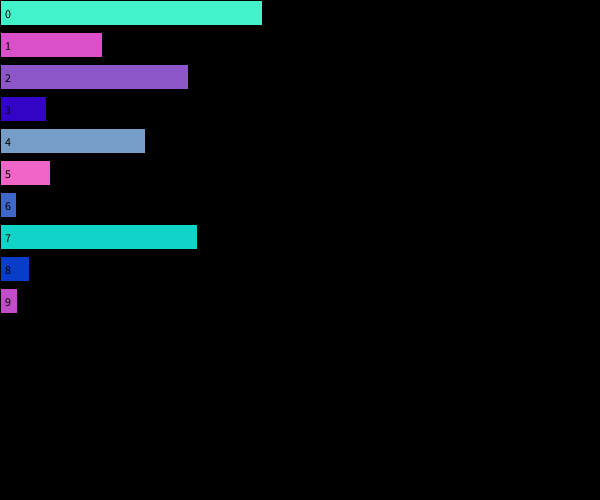
Frame 1 (no input)
Frame 60 (the mouse pressed at the canvas centre just before this capture): identical to frame 1, image omitted
Frame 120 (the mouse held since frame 60 and released just before this capture): identical to frame 1, image omitted

The Processing sketch that drew this single still picture (run headless with seeded random() and noise(); from frame 60 on, the mouse is pressed at the canvas centre):

// Processing sketch: array_tutorial_2
// ── array_tutorial_2.pde
float [] largos = new float [10];
color [] colores = new color [10]; 

void setup() {
  size(600, 500);
  for (int i=0; i<largos.length; i++) {
    largos[i] = random(10, 400);
    colores[i] = color(random(255), random(255), 200);
  }
}

void draw() {
  background(0);
  for (int i=0; i<largos.length; i++) {
    fill(colores[i]);
    rect(0, i*32, largos[i], 25);
    fill(0);
    text(i, 5, 18+i*32);
  }
}
